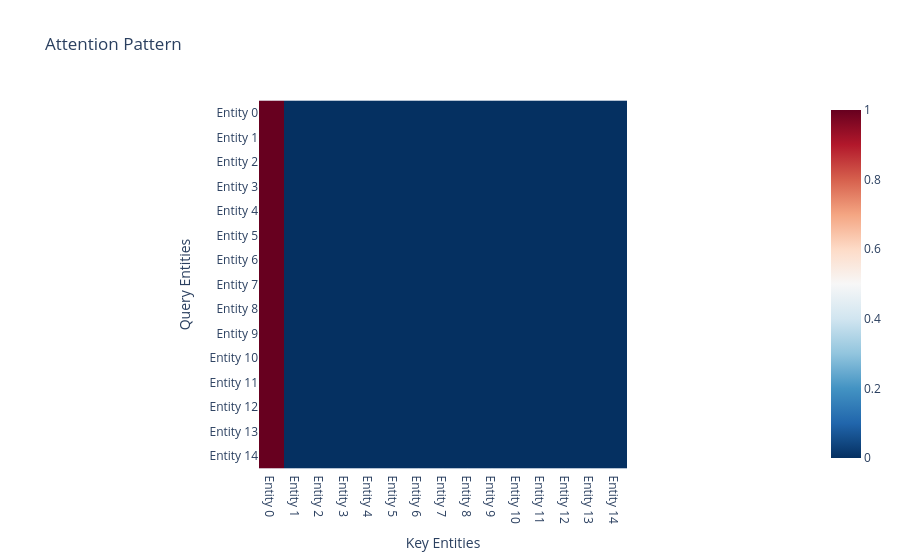

Notebook code for this chart:
### Code cell
Q = t.stack(activations["attention_layer.query_ego"]).mean(dim=0).squeeze(0)  # Shape: (batch, entities, features)
K = t.stack(activations["attention_layer.key_all"]).mean(dim=0).squeeze(0)  # Shape: (batch, entities, features)
Q = Q.repeat(K.shape[0], 1)

attn_pattern = t.einsum('if,jf->ij', Q, K) / t.sqrt(t.tensor(K.shape[-1], dtype=t.float32))
attn_pattern = t.softmax(attn_pattern, dim=-1)  # Shape: (batch, entities, entities)

px.imshow(
    attn_pattern.numpy(), 
    title='Attention Pattern', 
    labels={'x':'Key Entities', 'y':'Query Entities'},
    x=[f'Entity {i}' for i in range(attn_pattern.shape[0])],
    y=[f'Entity {i}' for i in range(attn_pattern.shape[0])],
    color_continuous_scale='RdBu_r'
)

### Figure 1 — Plotly figure (JSON) as saved in the notebook; plotly's stock layout.template omitted (floating-point values rounded to 4 significant figures; data arrays with more than 128 entries replaced by an {"elided": "..."} marker saying what was removed)
{"data": [{"coloraxis": "coloraxis", "hovertemplate": "Key Entities: %{x}<br>Query Entities: %{y}<br>color: %{z}<extra></extra>", "name": "0", "type": "heatmap", "x": ["Entity 0", "Entity 1", "Entity 2", "Entity 3", "Entity 4", "Entity 5", "Entity 6", "Entity 7", "Entity 8", "Entity 9", "Entity 10", "Entity 11", "Entity 12", "Entity 13", "Entity 14"], "xaxis": "x", "y": ["Entity 0", "Entity 1", "Entity 2", "Entity 3", "Entity 4", "Entity 5", "Entity 6", "Entity 7", "Entity 8", "Entity 9", "Entity 10", "Entity 11", "Entity 12", "Entity 13", "Entity 14"], "yaxis": "y", "z": {"elided": "15x15 float values"}}], "layout": {"coloraxis": {"colorscale": [[0, "rgb(5,48,97)"], [0.1, "rgb(33,102,172)"], [0.2, "rgb(67,147,195)"], [0.3, "rgb(146,197,222)"], [0.4, "rgb(209,229,240)"], [0.5, "rgb(247,247,247)"], [0.6, "rgb(253,219,199)"], [0.7, "rgb(244,165,130)"], [0.8, "rgb(214,96,77)"], [0.9, "rgb(178,24,43)"], [1, "rgb(103,0,31)"]]}, "title": {"text": "Attention Pattern"}, "xaxis": {"anchor": "y", "constrain": "domain", "domain": [0, 1], "scaleanchor": "y", "title": {"text": "Key Entities"}}, "yaxis": {"anchor": "x", "autorange": "reversed", "constrain": "domain", "domain": [0, 1], "title": {"text": "Query Entities"}}}}
